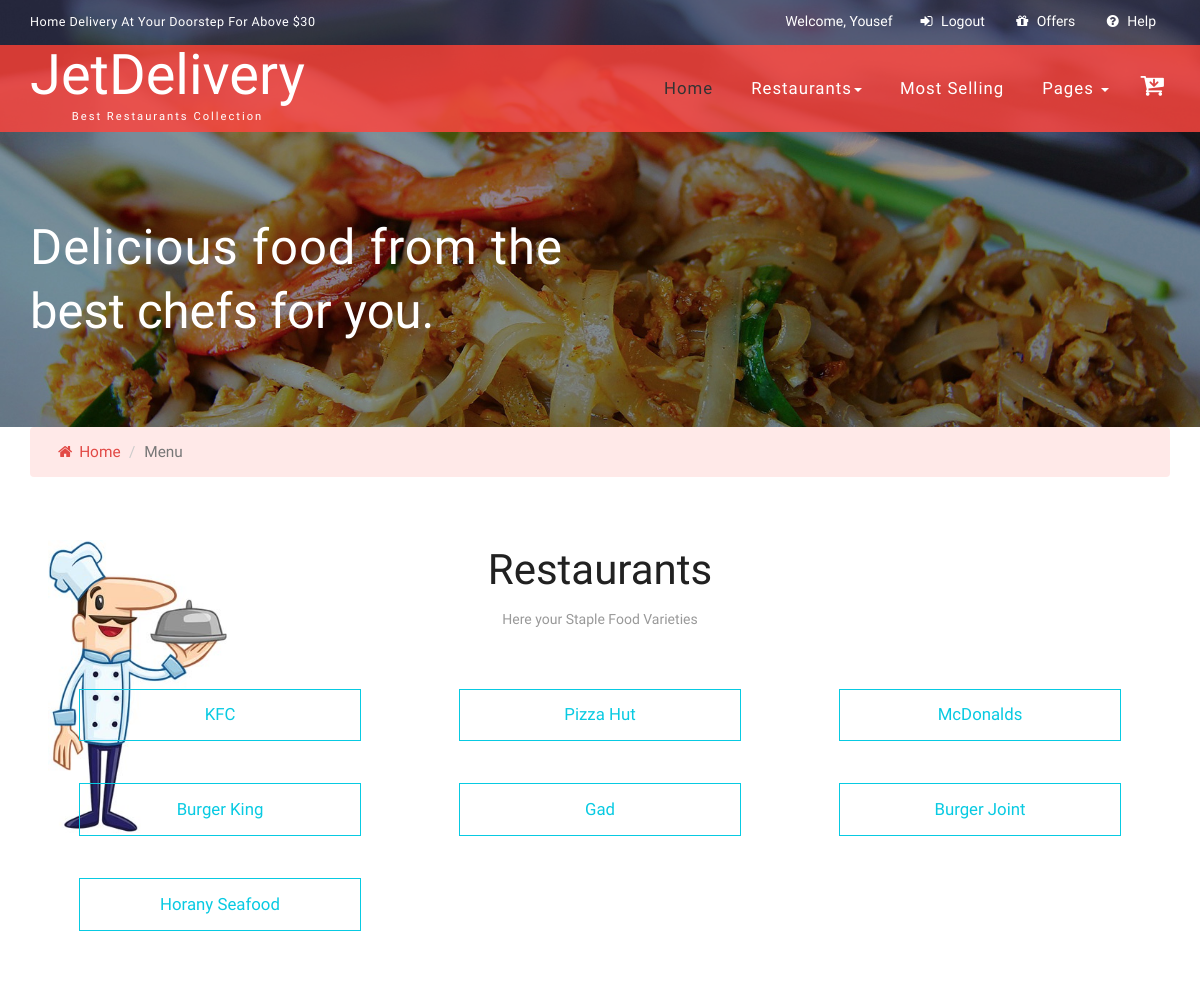
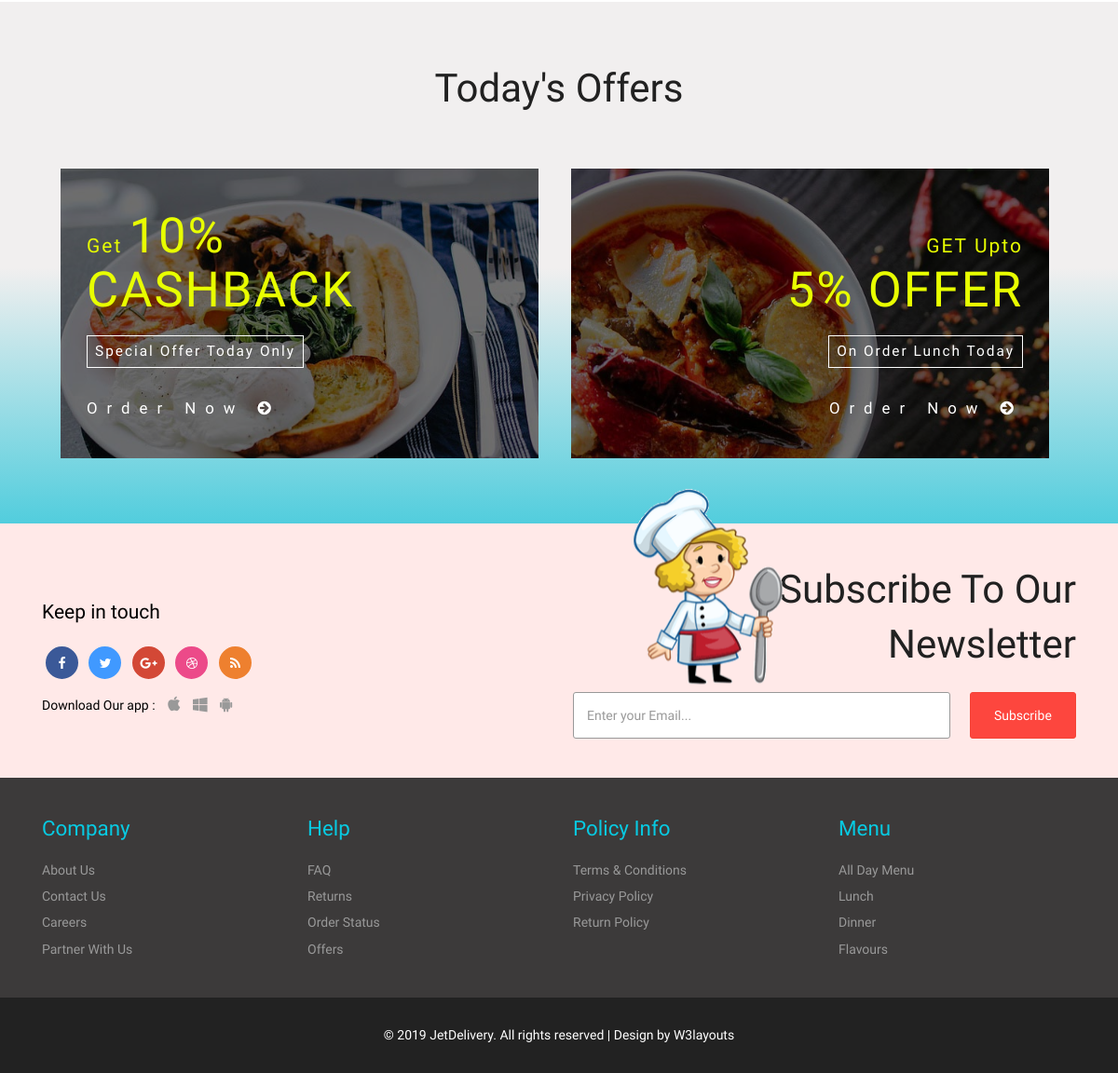
The page /UI/restaurants.php (signed in) on the database its author committed (2 pictures, top to bottom).
### tables this page shows
CREATE TABLE `restaurants` (
  `ID` int(11) NOT NULL,
  `Name` varchar(50) NOT NULL,
  `Branch_Numbers` int(11) NOT NULL,
  `Status` varchar(11) NOT NULL,
  `Delivery_Fee` double NOT NULL,
  `Manager_ID` int(11) NOT NULL
);

### DatabaseLayer/DatabaseClass.php (called while the page is built, shortened)
<?php
class DatabaseClass
{
    private $dbName = 'jetdelivery';
    private $host = 'localhost';
    private $username = 'root';
    private $password = '';
    private $dbConnection;
    private function connect()
    {
        $this->dbConnection = mysqli_connect($this->host, $this->username, $this->password, $this->dbName);
        if (!$this->dbConnection) {
            die("Error connecting to database..");
        } else {
            return $this->dbConnection;
        }
    }
    public function query($query)
    {
        $result = mysqli_query($this->dbConnection, $query);
        return $result;
    }
    public function resultAssoc($result)
    {
        $data = array();
        $counter = 0;
        while ($row = mysqli_fetch_assoc($result)) {
            $counter++;
            $key = "User " . $counter;
            $data[$key] = $row;
        }
        return $data;
    }
}

### BusinessLogic/Restaurant.php (called while the page is built, shortened)
<?php
include_once '../DatabaseLayer/RestaurantQueries.php';
class Restaurant
{
    private $restaurantQueries;
    public function __construct()
    {
        $this->restaurantQueries = new RestaurantQueries();
    }
    public function getAllRestaurants()
    {
        $data = $this->restaurantQueries->getAllRestaurants();
        return $data;
    }
}

### DatabaseLayer/UserQueries.php (called while the page is built, shortened)
<?php
include_once 'DatabaseClass.php';
class UserQueries
{
    public function __construct()
    {
        $this->db = new DatabaseClass();
    }
}

### DatabaseLayer/RestaurantQueries.php (called while the page is built, shortened)
<?php
include_once 'UserQueries.php';
class RestaurantQueries extends UserQueries
{
    public function getAllRestaurants()
    {
        $query = "SELECT * FROM restaurants";
        $result = $this->db->query($query);
        $data = $this->db->resultAssoc($result);
        return $data;
    }
}

### UI/restaurants.php (the view, shortened to what this page needs)
<!DOCTYPE html>
<html lang="en">
<head>
    <link href="css/bootstrap.css" type="text/css" rel="stylesheet" media="all">
    <link href="css/style.css" type="text/css" rel="stylesheet" media="all">
    <link href="css/font-awesome.css" rel="stylesheet">
</head>
<body>
<div class="banner about-w3bnr">
    <?php include_once 'header.php'; ?>
    <div class="banner-text">
        <div class="container">
            <h2>Delicious food from the <br> <span>Best Chefs For you.</span></h2>
        </div>
    </div>
</div>
<div class="container">
    <ol class="breadcrumb w3l-crumbs">
        <li><a href="#"><i class="fa fa-home"></i> Home</a></li>
        <li class="active">Menu</li>
    </ol>
</div>
<div class="wthree-menu">
    <img src="images/i2.jpg" class="w3order-img" alt=""/>
    <div class="container">
        <h3 class="w3ls-title">Restaurants</h3>
        <p class="w3lsorder-text">Here your Staple Food Varieties</p>
        <div class="menu-agileinfo">
            <?php
            include_once '../BusinessLogic/Restaurant.php';
            $restaurant = new Restaurant();
            $data = $restaurant->getAllRestaurants();
            foreach ($data as $restaurant) {
                if($restaurant['Status'] == 'ON'){
                    echo '<form action="menu.php" method="post">
<div class="col-md-4 col-sm-4 col-xs-6 menu-w3lsgrids"><a><input hidden name="RestaurantID" value="'.$restaurant['ID'].'"><input type="submit" style="border: none; background: none; padding: 0;" value="' . $restaurant['Name'] . '"></a></div></form>';
                }
            }
            ?>
            <div class="clearfix"></div>
        </div>
    </div>
</div>
<div class="add-products">
    <div class="container">
        <h3 class="w3ls-title w3ls-title1">Today's Offers</h3>
        <div class="add-products-row">
            <div class="w3ls-add-grids">
                <a href="products.php">
                    <h4>Get <span>10%<br>Cashback</span></h4>
                    <h5>Special Offer Today Only</h5>
                    <h6>Order Now <i class="fa fa-arrow-circle-right" aria-hidden="true"></i></h6>
                </a>
            </div>
            <div class="w3ls-add-grids w3ls-add-grids-right">
                <a href="products.php">
                    <h4>GET Upto<span><br>5% Offer</span></h4>
                    <h5>On Order Lunch Today</h5>
                    <h6>Order Now <i class="fa fa-arrow-circle-right" aria-hidden="true"></i></h6>
                </a>
            </div>
            <div class="clearfix"></div>
        </div>
    </div>
</div>
<div class="subscribe agileits-w3layouts">
    <div class="container">
        <div class="col-md-6 social-icons w3-agile-icons">
            <h4>Keep in touch</h4>
            <ul>
                <li><a href="#" class="fa fa-facebook icon facebook"> </a></li>
                <li><a href="#" class="fa fa-twitter icon twitter"> </a></li>
                <li><a href="#" class="fa fa-google-plus icon googleplus"> </a></li>
                <li><a href="#" class="fa fa-dribbble icon dribbble"> </a></li>
                <li><a href="#" class="fa fa-rss icon rss"> </a></li>
            </ul>
            <ul class="apps">
                <li><h4>Download Our app : </h4></li>
                <li><a href="#" class="fa fa-apple"></a></li>
                <li><a href="#" class="fa fa-windows"></a></li>
                <li><a href="#" class="fa fa-android"></a></li>
            </ul>
        </div>
        <div class="col-md-6 subscribe-right">
            <h3 class="w3ls-title">Subscribe to Our <br><span>Newsletter</span></h3>
            <form action="#" method="post">
                <input type="email" name="email" placeholder="Enter your Email..." required="">
                <input type="submit" value="Subscribe">
            </form>
            <img src="images/i1.png" class="sub-w3lsimg" alt=""/>
        </div>
        <div class="clearfix"></div>
    </div>
</div>
<?php include_once 'footer.php'; ?>
</body>
</html>

### UI/header.php (shortened to what this page needs)
<div class="header">
    <div class="w3ls-header">
        <div class="container">
            <div class="w3ls-header-left">
                <p> home delivery at your doorstep For Above $30</p>
            </div>
            <div class="w3ls-header-right">
                <ul>
                    <?php
                    if (!isset($_SESSION['Username'])) {
                        echo '<li class="head-dpdn"><a href="login.php"><i class="fa fa-sign-in" aria-hidden="true"></i> Login</a></li>';
                        echo '<li class="head-dpdn"><a href="signup.php"><i class="fa fa-user-plus" aria-hidden="true"></i> Signup</a></li>';
                    } else {
                        echo '<li class="head-dpdn"><i aria-hidden="true"></i>Welcome, <a href="myProfile.php">' . $_SESSION['FName'] . '</a></li>';
                        echo '<li class="head-dpdn"><a href="logout.php"><i class="fa fa-sign-in" aria-hidden="true"></i> Logout</a></li>';
                    }
                    ?>
                    <li class="head-dpdn">
                        <a href="offers.php"><i class="fa fa-gift" aria-hidden="true"></i> Offers</a>
                    </li>
                    <li class="head-dpdn">
                        <a href="help.php"><i class="fa fa-question-circle" aria-hidden="true"></i> Help</a>
                    </li>
                </ul>
            </div>
            <div class="clearfix"></div>
        </div>
    </div>
    <div class="navigation agiletop-nav">
        <div class="container">
            <nav class="navbar navbar-default">
                <div class="navbar-header w3l_logo">
                    <h1><a href="index.php">JetDelivery<span>Best Restaurants Collection</span></a></h1>
                </div>
                <div class="collapse navbar-collapse" id="bs-megadropdown-tabs">
                    <ul class="nav navbar-nav navbar-right">
                        <li><a href="index.php" class="active">Home</a></li>
                        <li class="dropdown">
                            <a href="#" class="dropdown-toggle" data-toggle="dropdown">Restaurants<b class="caret"></b></a>
                        </li>
                        <li><a href="contact.php">Most Selling</a></li>
                        <li class="w3pages"><a href="#" class="dropdown-toggle" data-toggle="dropdown" role="button"
                                               aria-haspopup="true" aria-expanded="false">Pages <span
                                        class="caret"></span></a>
                        </li>
                    </ul>
                </div>
                <div class="cart cart box_1">
                    <a href="checkout">
                        <button class="w3view-cart" type="submit" name="submit" value=""><i
                                    class="fa fa-cart-arrow-down" aria-hidden="true"></i></button>
                    </a>
                </div>
            </nav>
        </div>
    </div>
</div>

### UI/footer.php
<div class="footer agileits-w3layouts">
    <div class="container">
        <div class="w3_footer_grids">
            <div class="col-xs-6 col-sm-3 footer-grids w3-agileits">
                <h3>company</h3>
                <ul>
                    <li><a href="about.php">About Us</a></li>
                    <li><a href="contact.php">Contact Us</a></li>
                    <li><a href="careers.php">Careers</a></li>
                    <li><a href="help.php">Partner With Us</a></li>
                </ul>
            </div>
            <div class="col-xs-6 col-sm-3 footer-grids w3-agileits">
                <h3>help</h3>
                <ul>
                    <li><a href="faq.php">FAQ</a></li>
                    <li><a href="login.php">Returns</a></li>
                    <li><a href="login.php">Order Status</a></li>
                    <li><a href="offers.php">Offers</a></li>
                </ul>
            </div>
            <div class="col-xs-6 col-sm-3 footer-grids w3-agileits">
                <h3>policy info</h3>
                <ul>
                    <li><a href="terms.php">Terms & Conditions</a></li>
                    <li><a href="privacy.php">Privacy Policy</a></li>
                    <li><a href="login.php">Return Policy</a></li>
                </ul>
            </div>
            <div class="col-xs-6 col-sm-3 footer-grids w3-agileits">
                <h3>Menu</h3>
                <ul>
                    <li><a href="restaurants.php">All Day Menu</a></li>
                    <li><a href="restaurants.php">Lunch</a></li>
                    <li><a href="restaurants.php">Dinner</a></li>
                    <li><a href="restaurants.php">Flavours</a></li>
                </ul>
            </div>
            <div class="clearfix"></div>
        </div>
    </div>
</div>
<div class="copyw3-agile">
    <div class="container">
        <p>&copy; 2019 JetDelivery. All rights reserved | Design by <a href="http://w3layouts.com/">W3layouts</a></p>
    </div>
</div>

### rows shown on the page
restaurants: Name "KFC"
restaurants: Name "Pizza Hut"
restaurants: Name "McDonalds"
restaurants: Name "Burger King"
restaurants: Name "Gad"
restaurants: Name "Burger Joint"
restaurants: Name "Horany Seafood"

### other values the page prints
$_SESSION['FName'] "Yousef"
